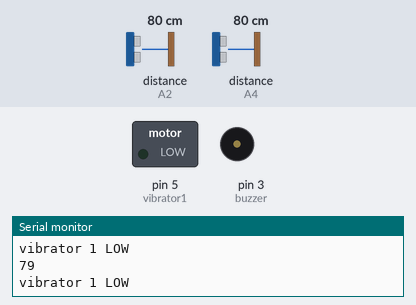
The sketch below on a simulated Arduino Uno, built with avr-gcc and run on an emulated ATmega328P. Parts: switched loads named in the sketch (green lamp = pin HIGH), buzzer (waves = sounding, pin HIGH), the last lines printed to the serial monitor. Wiring (inferred from the names in the program): 2 × ultrasonic range finder: trigger A3, echo A2 / trigger A5, echo A4. The test bench sets the inputs (shaded band); at power-on: distance to the obstacle (sensors on A2, A4) 80 cm. The echo pulse lasts 58.3 µs per cm; pins used as bus, display or sensor lines are not drawn.

Above: at 1.2 s.
1.3 s: distance to the obstacle (sensor on A2) set to 23 cm
4.3 s: distance to the obstacle (sensor on A2) set to 18 cm
At 4.53 s:
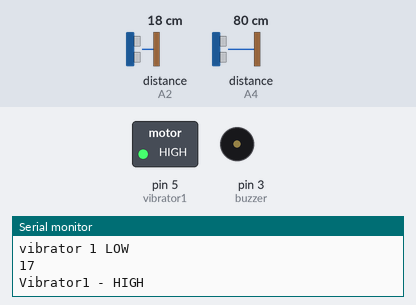
7.3 s: distance to the obstacle (sensor on A4) set to 250 cm
At 8.0 s:
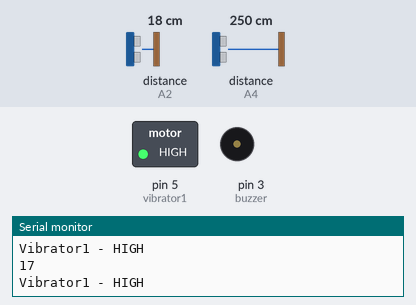
10.3 s: distance to the obstacle (sensor on A4) set to 35 cm
At 10.95 s:
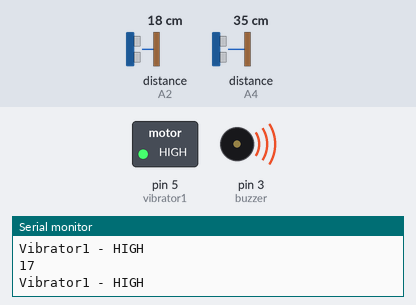
13.3 s: distance to the obstacle (sensor on A2) set to 35 cm
At 14.23 s:
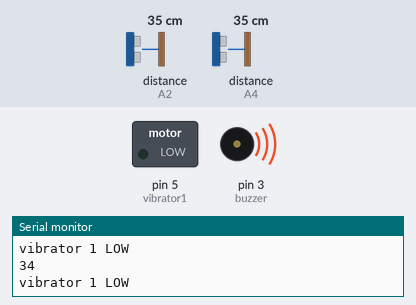
16.3 s: distance to the obstacle (sensor on A2) set to 2 cm
At 17.07 s:
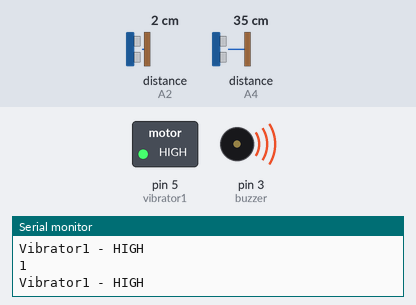
Timing chart, 0 to 20.3 s (numbered marks = the images above; inputs shaded):
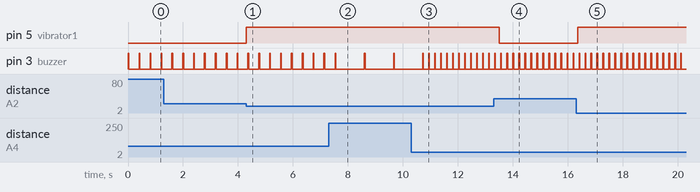

Measured:
- the behaviour switches between 21 and 20 cm on distance to the obstacle (sensor on A2) (found by bisection; images 0 and 1)
- after the input at 4.3 s, pin 5 (vibrator1): LOW → HIGH at once
- after the input at 7.3 s, pin 3 (buzzer): alternates HIGH for 0.03 s and LOW for 1.0 s, starting after 1.3 s
- after the input at 10.3 s, pin 3 (buzzer): alternates HIGH for 0.03 s and LOW for 0.19 s, starting after 0.64 s
- after the input at 13.3 s, pin 5 (vibrator1): HIGH → LOW after 0.21 s
- after the input at 16.3 s, pin 5 (vibrator1): LOW → HIGH after 0.06 s
- by itself, pin 3 (buzzer): alternates HIGH for 0.03 s and LOW for 0.37 s

The sketch:

somethingifworks.ino
```cpp
  #define trigPin1 A5
  #define echoPin1 A4

  #define trigPin2 A3
  #define echoPin2 A2

  #define buzzer 3
  #define vibrator1 5

  long duration;
  float distanceInch;
  int timer;

void setup()
{
  Serial.begin(9600);
  pinMode(trigPin1, OUTPUT);
  pinMode(echoPin1, INPUT);

  pinMode(trigPin2, OUTPUT);
  pinMode(echoPin2, INPUT);

  pinMode(buzzer, OUTPUT);
  pinMode(vibrator1, OUTPUT);
}

void loop()

{
  long duration, distance;

  // Read distance for buzzer

  digitalWrite(trigPin1, LOW);
  delayMicroseconds(2);
  digitalWrite(trigPin1, HIGH);
  delayMicroseconds(10);
  digitalWrite(trigPin1, LOW);

  duration = pulseIn(echoPin1, HIGH);
  distanceInch = duration * 0.0133 /2;

  // Actuate Buzzer
  digitalWrite(buzzer, HIGH);
  delay(30);
  digitalWrite(buzzer, LOW);

  timer = distanceInch * 10;

  delay(timer);


 // Read distance for Vibrator 1

  digitalWrite(trigPin2, LOW);
  delayMicroseconds(2);
  digitalWrite(trigPin2, HIGH);
  delayMicroseconds(1);
  digitalWrite(trigPin2, LOW);

  duration = pulseIn(echoPin2, HIGH);
  distance = (duration/2) / 29.1;
  // Actuate Vibrator1
  if (distance < 20)
  {
    Serial.println(distance);
    digitalWrite(vibrator1,HIGH);
    Serial.println("Vibrator1 - HIGH");
  }
  else
  {
    Serial.println(distance);
    digitalWrite(vibrator1,LOW);
    Serial.println("vibrator 1 LOW");
  }
  delay(50);
}
```
